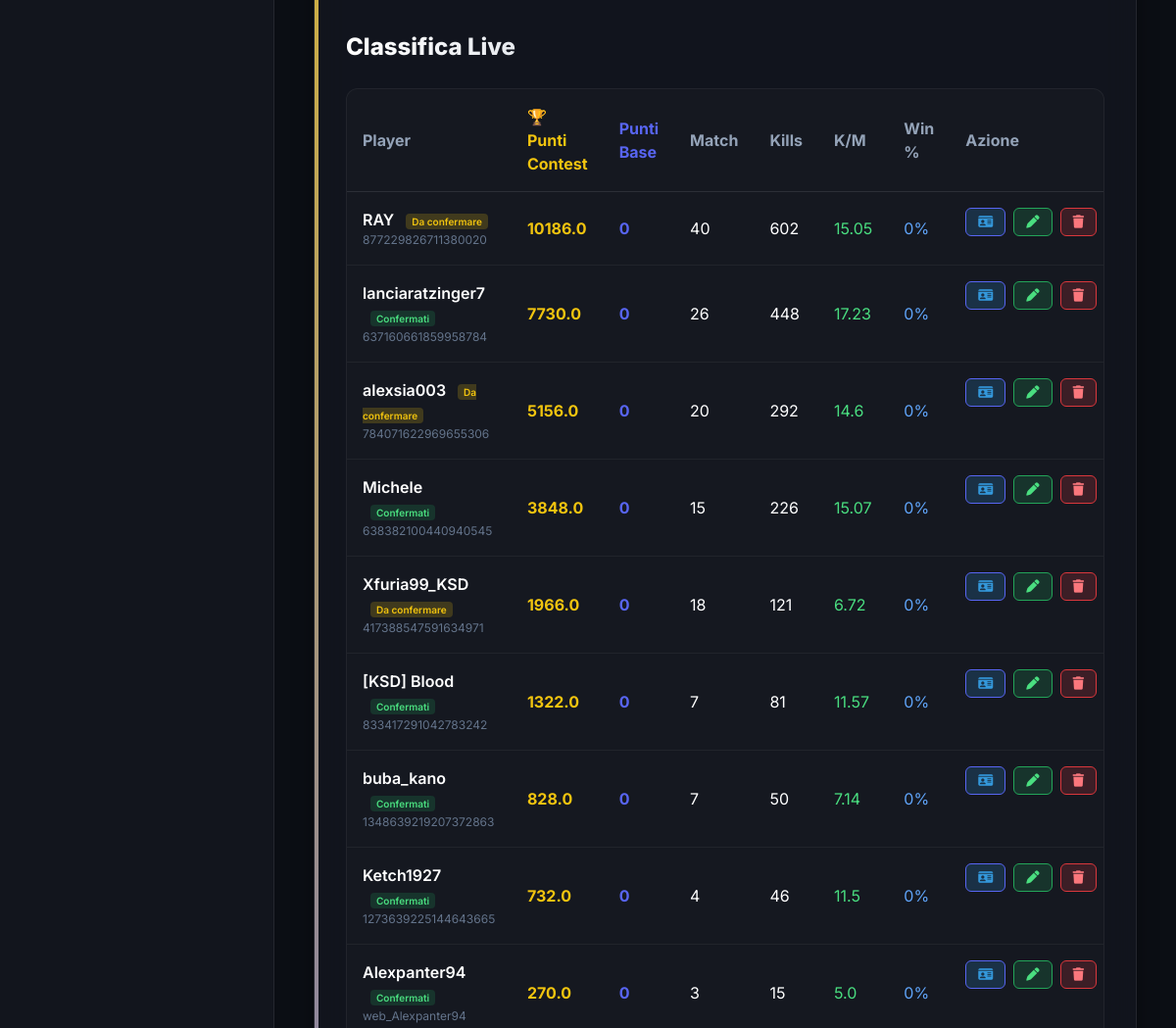
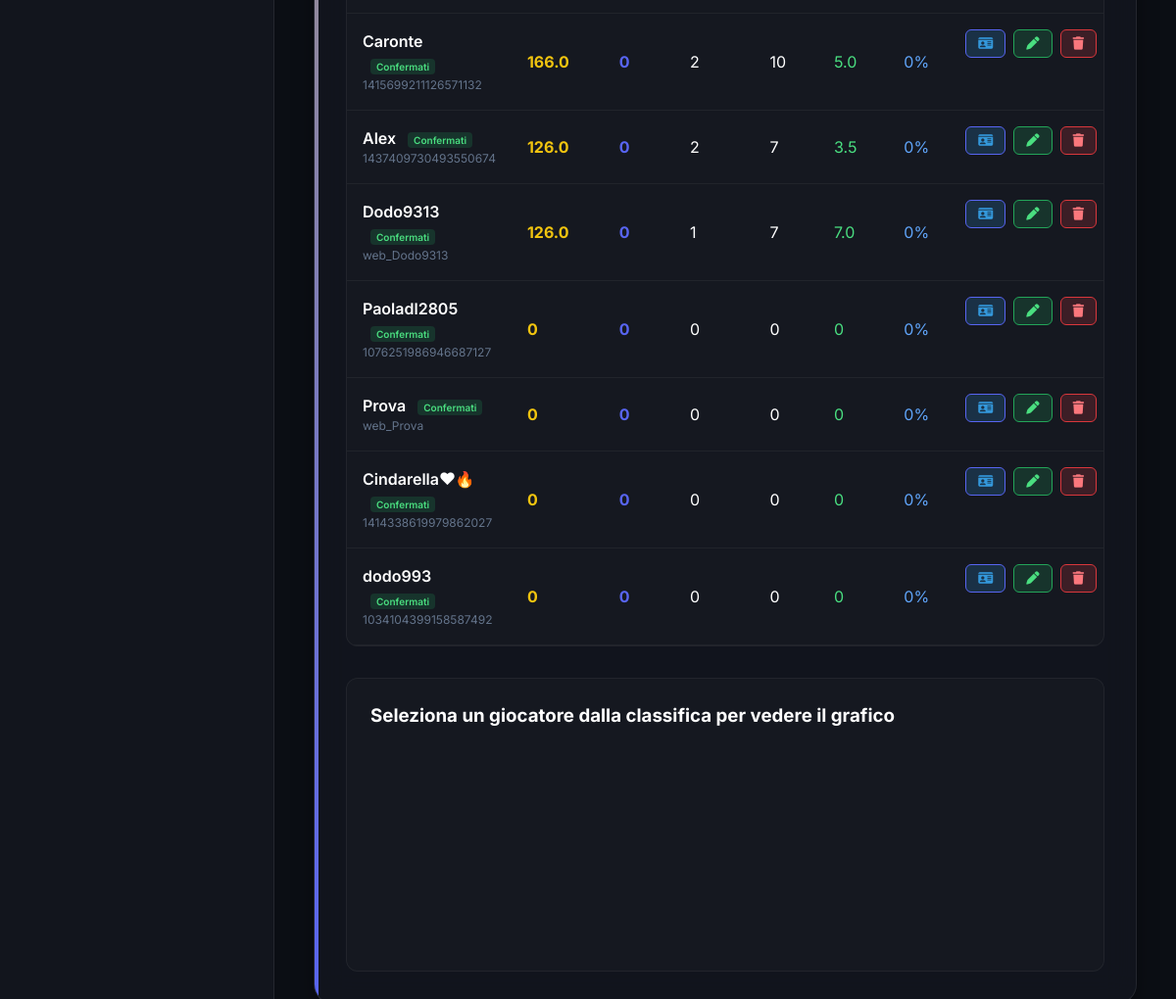
Before: / (lower part) with the older database file (2 pictures, top to bottom).
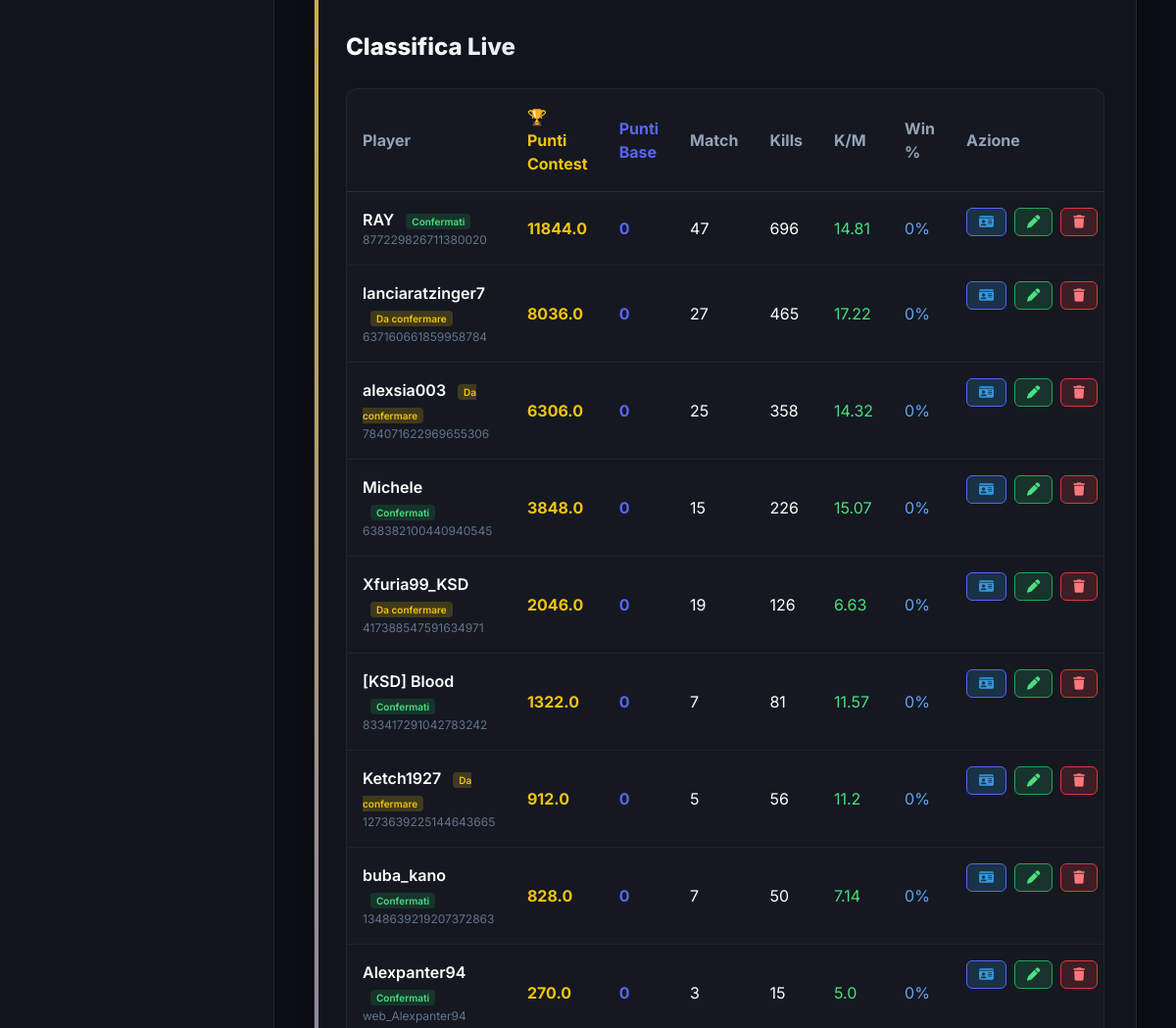
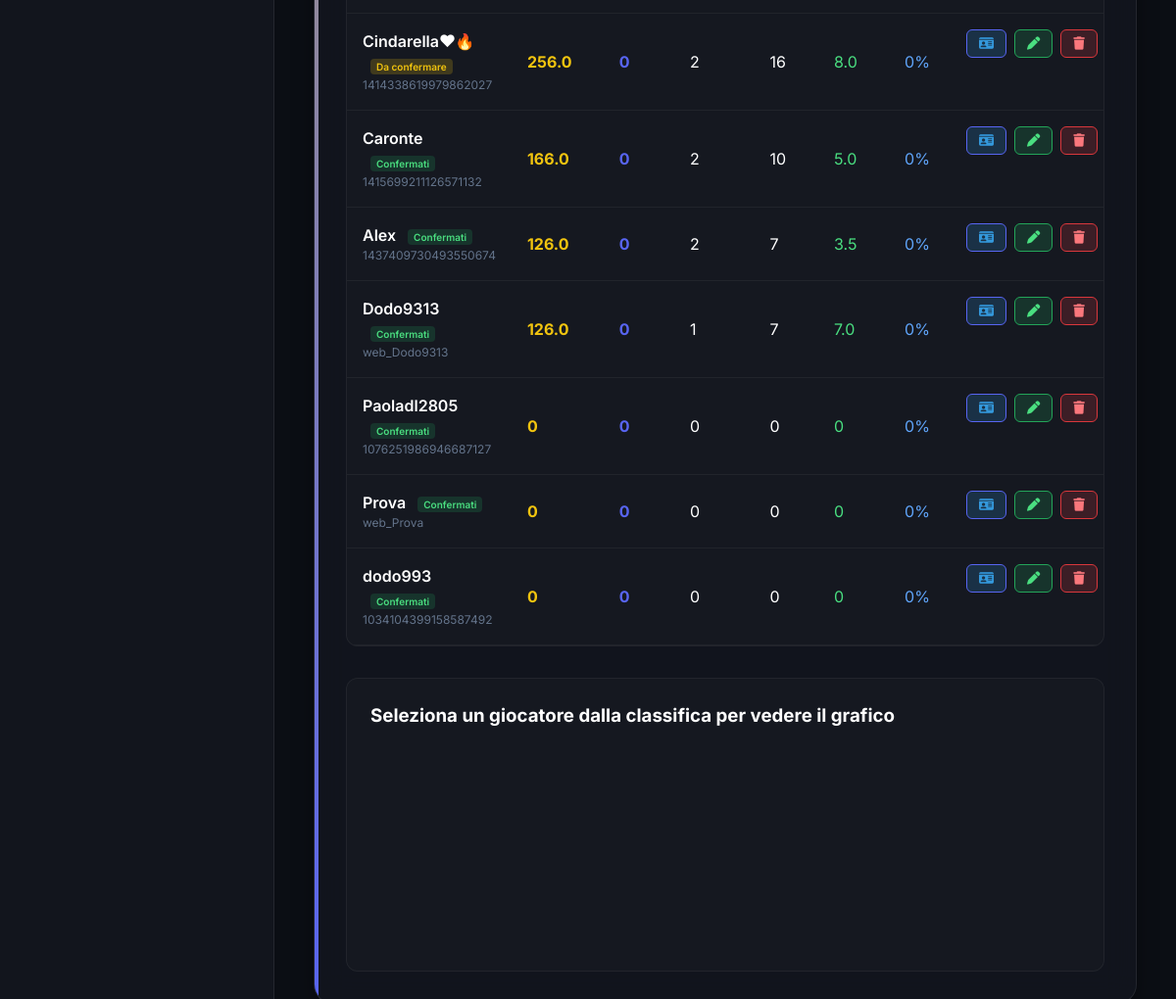
After: the same page with the newer database file (2 pictures, top to bottom).
### tables this page shows
CREATE TABLE players (
            discord_id TEXT PRIMARY KEY,
            activision_id TEXT NOT NULL,
            points INTEGER DEFAULT 0,
            matches_played INTEGER DEFAULT 0,
            total_kills INTEGER DEFAULT 0,
            total_damage INTEGER DEFAULT 0,
            wins INTEGER DEFAULT 0
        , contest_points REAL DEFAULT 0);

### web/app.py (the view)
@app.get("/", response_class=HTMLResponse)
async def read_root(request: Request, error: str = None, success: str = None):
    players = database.get_all_players()
    for p in players:
        mp = p.get('matches_played', 0)
        p['kd_ratio'] = round(p.get('total_kills', 0) / mp, 2) if mp > 0 else 0
        p['avg_damage'] = round(p.get('total_damage', 0) / mp) if mp > 0 else 0
        p['win_rate'] = f"{round((p.get('wins', 0) / mp) * 100)}%" if mp > 0 else "0%"
    bounties = database.get_active_bounties()
    return templates.TemplateResponse(request=request, name="index.html", context={"players": players, "bounties": bounties, "error": error, "success": success})

### web/templates/index.html (shortened to what this page needs)
<!DOCTYPE html>
<html lang="it">
<head>
  <link rel="stylesheet" href="https://cdnjs.cloudflare.com/ajax/libs/font-awesome/6.4.0/css/all.min.css">
  <link rel="stylesheet" href="/static/style.css">
</head>
<body>
  <div id="app">
    <nav class="sidebar">
      <div class="sidebar-menu">
      </div>
    </nav>
    <main class="main-content">
      <div class="content-wrapper">
        <div class="contest-card">
          <div class="card-header" id="sec-classifica">
            <h1 class="card-title">Classifica Live</h1>
          </div>
          <div style="overflow-x: auto; margin-bottom: 32px; background: rgba(255,255,255,0.02); border-radius: 12px; border: 1px solid rgba(255,255,255,0.05);">
            <table style="width: 100%; border-collapse: collapse; text-align: left;">
              <thead>
                <tr style="border-bottom: 1px solid rgba(255,255,255,0.1);">
                  <th style="padding: 16px; color: var(--text-secondary);">Player</th>
                  <th style="padding: 16px; color: var(--accent-gold);">🏆 Punti Contest</th>
                  <th style="padding: 16px; color: var(--accent-blue);">Punti Base</th>
                  <th style="padding: 16px; color: var(--text-secondary);">Match</th>
                  <th style="padding: 16px; color: var(--text-secondary);">Kills</th>
                  <th style="padding: 16px; color: var(--text-secondary);">K/M</th>
                  <th style="padding: 16px; color: var(--text-secondary);">Win %</th>
                  <th style="padding: 16px; color: var(--text-secondary);">Azione</th>
                </tr>
              </thead>
              <tbody>
                {% for p in players %}
                <tr style="border-bottom: 1px solid rgba(255,255,255,0.05); transition: 0.2s; cursor: pointer;" onclick="loadPlayerChart('{{ p.discord_id }}', '{{ p.activision_id }}')">
                  <td style="padding: 16px;">
                    <div style="font-weight: 600; color: white;">
                      {{ p.activision_id }}
                      {% if p.has_pending %}
                        <span style="font-size: 10px; background: rgba(241, 196, 15, 0.2); color: var(--accent-gold); padding: 2px 6px; border-radius: 4px; margin-left: 8px;">Da confermare</span>
                      {% else %}
                        <span style="font-size: 10px; background: rgba(35, 165, 89, 0.2); color: #4ade80; padding: 2px 6px; border-radius: 4px; margin-left: 8px;">Confermati</span>
                      {% endif %}
                    </div>
                    <div style="font-size: 12px; color: var(--text-muted);">{{ p.discord_id }}</div>
                  </td>
                  <td style="padding: 16px; font-weight: bold; color: var(--accent-gold);">{{ p.contest_points or 0 }}</td>
                  <td style="padding: 16px; font-weight: bold; color: var(--accent-blue);">{{ p.points }}</td>
                  <td style="padding: 16px;">{{ p.matches_played }}</td>
                  <td style="padding: 16px;">{{ p.total_kills }}</td>
                  <td style="padding: 16px; color: #4ade80;">{{ p.kd_ratio }}</td>
                  <td style="padding: 16px; color: #60a5fa;">{{ p.win_rate }}</td>
                  <td style="padding: 16px; display: flex; gap: 8px; justify-content: flex-start;" onclick="event.stopPropagation()">
                    <button onclick="promptEditPlayerName('{{ p.discord_id }}', '{{ p.activision_id }}')" style="background: rgba(52, 152, 219, 0.2); border: 1px solid var(--accent-blue); color: #3498db; padding: 6px 12px; border-radius: 6px; cursor: pointer; transition: 0.2s;" title="Cambia Nome">
                      <i class="fa-solid fa-id-card"></i>
                    </button>
                    <button onclick="promptEditPlayer('{{ p.discord_id }}', '{{ p.activision_id }}')" style="background: rgba(35, 165, 89, 0.2); border: 1px solid var(--accent-green); color: #4ade80; padding: 6px 12px; border-radius: 6px; cursor: pointer; transition: 0.2s;">
                      <i class="fa-solid fa-pen"></i>
                    </button>
                    <button onclick="promptDeletePlayer('{{ p.discord_id }}', '{{ p.activision_id }}')" style="background: rgba(218, 55, 60, 0.2); border: 1px solid var(--accent-red); color: #FA777C; padding: 6px 12px; border-radius: 6px; cursor: pointer; transition: 0.2s;">
                      <i class="fa-solid fa-trash"></i>
                    </button>
                  </td>
                </tr>
                {% else %}
                <tr>
                  <td colspan="5" style="padding: 24px; text-align: center; color: var(--text-muted);">Nessun giocatore registrato.</td>
                </tr>
                {% endfor %}
              </tbody>
            </table>
          </div>
      <div class="chart-container" id="sec-stats" style="margin-top: 32px; padding: 24px; background: rgba(255,255,255,0.02); border-radius: 12px; border: 1px solid rgba(255,255,255,0.05);">
        <h3 style="color: white; margin-bottom: 16px;" id="chartTitle">Seleziona un giocatore dalla classifica per vedere il grafico</h3>
      </div>
    </div>
  </div>
</main>
</div>
</body>
</html>

### web/static/style.css (style rules this page uses)
:root { --bg-main: #0B0E14; --bg-sidebar: #12151D; --bg-card: rgba(22, 26, 36, 0.6); --bg-card-hover: rgba(30, 35, 48, 0.8); --border-color: rgba(255, 255, 255, 0.08); --text-primary: #ffffff; --text-secondary: #94A3B8; --text-muted: #64748B; --accent-blue: #5865F2; --accent-blue-hover: #4752C4; --accent-green: #23A559; --accent-green-hover: #1E8F4C; --accent-red: #DA373C; --accent-gold: #F1C40F; --accent-purple: #9b59b6; --shadow-sm: 0 4px 6px -1px rgba(0, 0, 0, 0.3), 0 2px 4px -1px rgba(0, 0, 0, 0.2); --shadow-lg: 0 10px 25px -5px rgba(0, 0, 0, 0.5), 0 8px 10px -6px rgba(0, 0, 0, 0.4); --shadow-glow: 0 0 20px rgba(88, 101, 242, 0.2); --transition: all 0.3s cubic-bezier(0.25, 0.8, 0.25, 1); }
* { box-sizing: border-box; margin: 0; padding: 0; }
body { font-family: 'Inter', sans-serif; background-color: var(--bg-main); color: var(--text-primary); line-height: 1.5; -webkit-font-smoothing: antialiased; overflow: hidden; }
#app { display: flex; height: 100vh; width: 100vw; }
.sidebar { width: 280px; background-color: var(--bg-sidebar); border-right: 1px solid var(--border-color); display: flex; flex-direction: column; transition: var(--transition); z-index: 10; }
.sidebar-menu { padding: 16px; display: flex; flex-direction: column; gap: 8px; flex: 1; overflow-y: auto; }
.main-content { flex: 1; display: flex; flex-direction: column; position: relative; overflow-y: auto; background: radial-gradient(circle at top right, rgba(88, 101, 242, 0.05), transparent 400px); }
.content-wrapper { padding: 40px; max-width: 1000px; margin: 0 auto; width: 100%; }
.contest-card { background: var(--bg-card); backdrop-filter: blur(16px); border: 1px solid var(--border-color); border-radius: 20px; padding: 32px; box-shadow: var(--shadow-lg); position: relative; overflow: hidden; animation: slideUp 0.5s ease-out forwards; }
.contest-card::before { content: ''; position: absolute; top: 0; left: 0; width: 4px; height: 100%; background: linear-gradient(to bottom, var(--accent-gold), var(--accent-blue)); }
.card-header { margin-bottom: 24px; }
.card-title { font-size: 24px; font-weight: 800; margin-bottom: 8px; background: linear-gradient(to right, #fff, #94A3B8); -webkit-background-clip: text; -webkit-text-fill-color: transparent; }
.chart-container { margin-top: 32px; padding: 24px; background: rgba(255,255,255,0.02); border-radius: 12px; border: 1px solid rgba(255,255,255,0.05); height: 300px; }

Changed rows visible on the page:
changed players "RAY": contest_points "10186.0" → "11844.0"; matches_played "40" → "47"; total_kills "602" → "696"; kd_ratio "15.05" → "14.81"; text "Da confermare" → "Confermati"
changed players "lanciaratzinger7": contest_points "7730.0" → "8036.0"; matches_played "26" → "27"; total_kills "448" → "465"; kd_ratio "17.23" → "17.22"; text "Confermati" → "Da confermare"
changed players "alexsia003": contest_points "5156.0" → "6306.0"; matches_played "20" → "25"; total_kills "292" → "358"; kd_ratio "14.6" → "14.32"
changed players "Xfuria99_KSD": contest_points "1966.0" → "2046.0"; matches_played "18" → "19"; total_kills "121" → "126"; kd_ratio "6.72" → "6.63"
changed players "Ketch1927": contest_points "732.0" → "912.0"; matches_played "4" → "5"; total_kills "46" → "56"; kd_ratio "11.5" → "11.2"; text "Confermati" → "Da confermare"; moves up the list
changed players "Cindarella❤🔥": contest_points "0" → "256.0"; matches_played "0" → "2"; total_kills "0" → "16"; kd_ratio "0" → "8.0"; text "Confermati" → "Da confermare"; moves up the list
